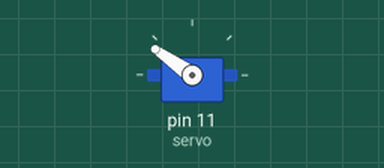
Bench run of a sketch on a simulated Arduino Uno, built with avr-gcc and run on an emulated ATmega328P. Shown: servo.

Above: at 2.05 s.
At 3.45 s:
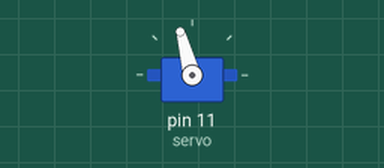
At 4.9 s:
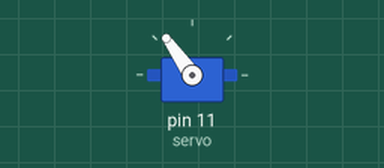
Timing chart, 0 to 8.9 s (numbered marks = the images above):
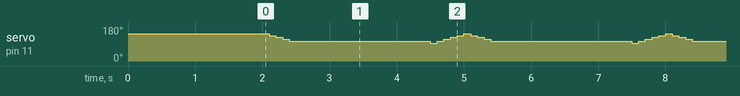

The sketch:

breakServo.ino
```cpp
#include <Servo.h>
#define NO_BREAK 145
#define BREAK 95


Servo servo;
// int angle = 180;

void setup() {
  servo.attach(11);
  servo.write(NO_BREAK);
  delay(2000);
}

void loop()
{
    // now scan back from 180 to 0 degrees
  for(int angle = NO_BREAK; angle > BREAK; angle-=10)
  {
    servo.write(angle);
    delay(100);
  }
  delay(2000);
 // scan from 0 to 180 degrees
  for(int angle = BREAK; angle < NO_BREAK; angle+=10)
  {
    servo.write(angle);
    delay(100);
  }

}
```

Measured:
- by itself, servo on pin 11 (servo): repeats every 3.0 s: 125° 0.10 s, 115° 0.10 s, 105° 2.1 s, 95° 0.10 s, 105° 0.10 s, 115° 0.10 s, 125° 0.10 s, 135° 0.10 s, 145° 0.10 s, 135° 0.10 s
